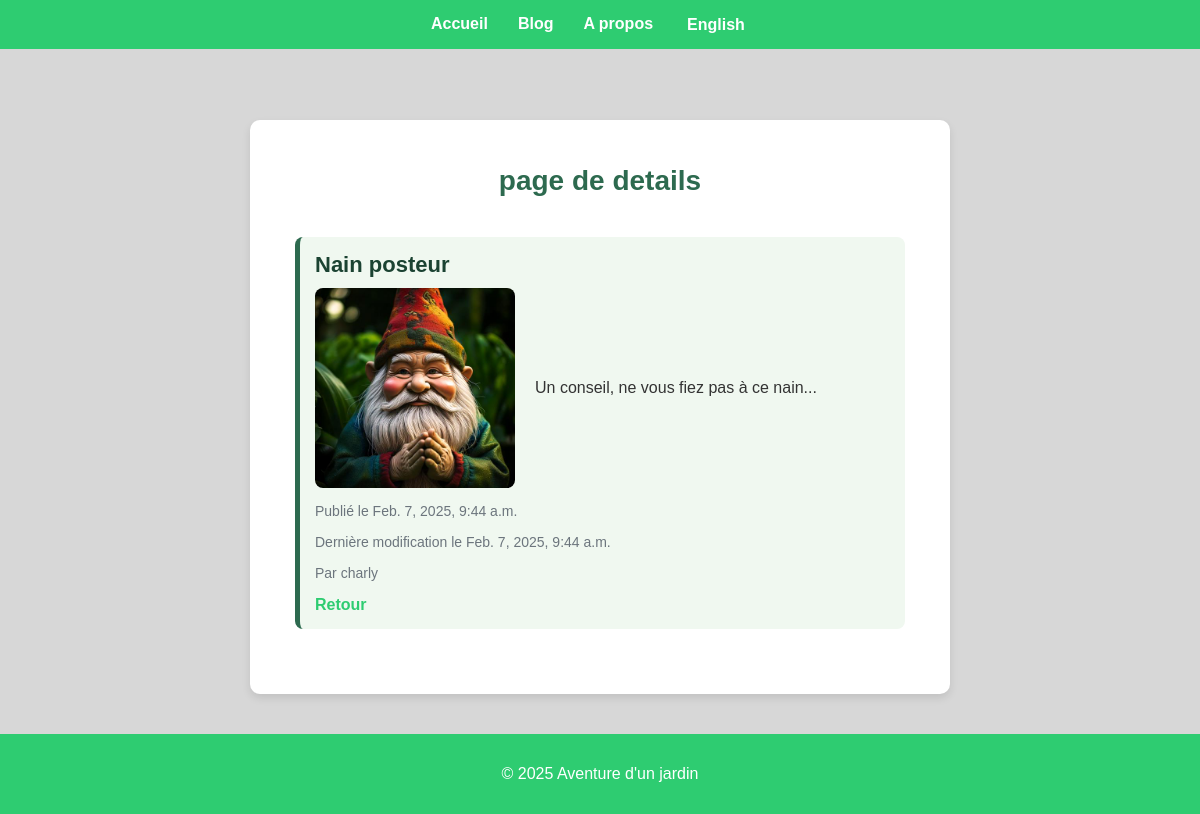
Screenshot of /3/ with the database file from the repository.
### blog/models.py (models this page shows, shortened)
class Post(models.Model):
    title = models.CharField(max_length=200 , unique= True)
    slug = models.SlugField(max_length=200, unique= True)
    author = models.ForeignKey(User , on_delete= models.CASCADE, related_name='blog_posts')
    created_on = models.DateTimeField(auto_now= True)
    updated_on = models.DateTimeField(auto_now= True)
    content = models.TextField()
    status = models.IntegerField(choices=STATUS , default=0)
    image = models.ImageField(upload_to='post_images/', null=True, blank=True)
    class Meta:
        ordering = ['-created_on']

### blog/views.py (the view)
# urls.py: path('<int:pk>/', views.post_detail, name="post_detail"),
def post_detail(request, pk):
    post = get_object_or_404(Post, pk=pk)
    return render(request, 'post_details.html', {'post': post})

### blog/templates/post_details.html (shortened to what this page needs)
{% extends 'base.html'%}
{% load i18n %}
{% block content %}
    <div class="blog-container">
        <h1 class="blog-title">{% trans "page de details"%}</h1>
        {% if post %}
        <div class="post">
            <h2 class="post-title">{{ post.title }}</h2>
            <div class="post-content">
                <img src="{{ post.image.url }}" alt="{{ post.title }}" class="post-image">
                <p>{{ post.content }}</p>
            </div>
                <p class="post-meta">{%trans "Publié le"%} <span>{{ post.created_on }}</span></p>
                <p class="post-meta">{% trans "Dernière modification le"%} <span>{{ post.updated_on }}</span></p>
                <p class="post-meta">{% trans "Par"%} <span>{{ post.author }}</span></p>
            <a href="{% url 'blog:blog' %}" class="post-link">{% trans "Retour"%}</a>
        </div>
        {% endif %}
    </div>
{% endblock %}

### blog/static/css/app.css (style rules this page uses)
:root { --vert-nature: #2ecc71; --vert-fonce: #27ae60; --gris-clair: #f5f5f5; --blanc: #ffffff; }
*,*::after,*::before { margin: 0; padding: 0; box-sizing: border-box; }
body { font-family: 'Poppins', sans-serif; background-color: #d7d7d7; margin: 0; padding: 0; color: #333; }
.blog-container { max-width: 700px; margin: 40px auto; padding: 45px; background: #fff; border-radius: 10px; box-shadow: 0 4px 8px rgba(0, 0, 0, 0.1); }
.blog-title { text-align: center; color: #2d6a4f; font-size: 28px; margin-bottom: 40px; }
.post { padding: 15px; border-left: 5px solid #2d6a4f; background: #f0f8f0; border-radius: 8px; margin-bottom: 20px; }
.post-title { font-size: 22px; color: #1b4332; margin-bottom: 10px; }
.post-meta { font-size: 14px; color: #6c757d; margin-bottom: 15px; }
.post-image { max-width: 200px; max-height: 200px; object-fit: cover; border-radius: 8px; margin-right: 20px; }
.post-content { display: flex; align-items: center; margin-bottom: 15px; }
.post-content p { font-size: 16px; line-height: 1.6; color: #333; }
a { text-decoration: none; color: var(--vert-nature); font-weight: bold; }

### rows the page displays
Post: title "Nain posteur", image (picture), content "Un conseil, ne vous fiez pas à ce nain...", created_on "Feb. 7, 2025, 9:44 a.m.", updated_on "Feb. 7, 2025, 9:44 a.m.", author "charly"
